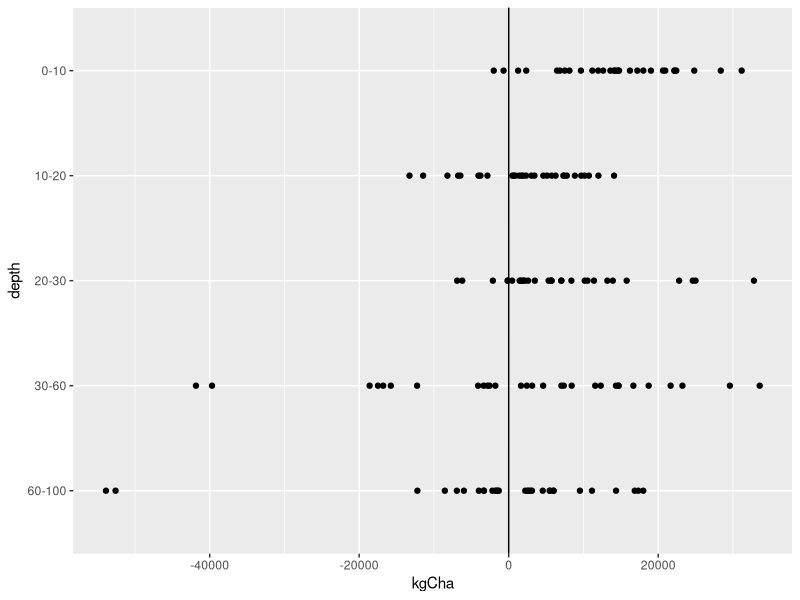

Reproduce this figure in R.
library(tidyverse)

chchanges<-read.csv("Data/follett_C_changes.csv", header=TRUE)
colnames(chchanges)<-c("location","soil", "management", "0-100", "0-10", "10-20", "20-30", "30-60", "60-100")

time<-chchanges%>%
  select(-management, -`0-100`)%>%
  gather(`0-10`:`60-100`, key=depth, value=kgCha)%>%
  mutate(depth = factor(depth),
         depth = factor(depth, levels = rev(levels(depth))))%>%
  ggplot(aes(x=depth, y=kgCha))+
  geom_point()+
  coord_flip()+
  #scale_y_reverse()+
  geom_abline(intercept=0)